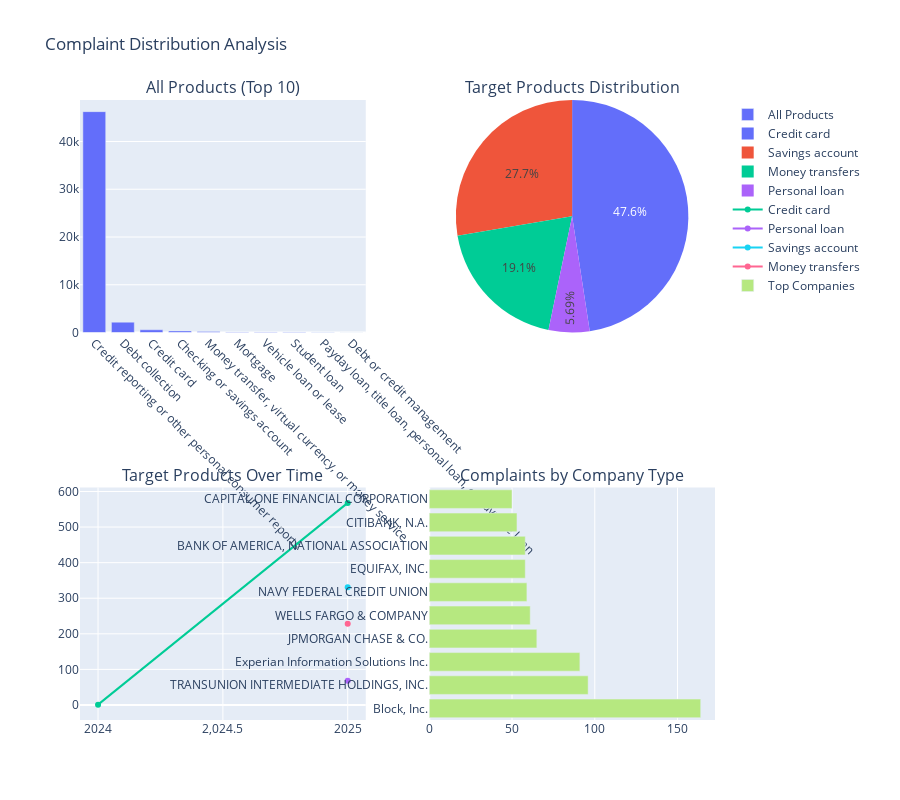

Write notebook code for a chart like this one.
### Code cell
# Visualize product distribution
fig = make_subplots(
    rows=2, cols=2,
    subplot_titles=('All Products (Top 10)', 'Target Products Distribution', 
                   'Target Products Over Time', 'Complaints by Company Type'),
    specs=[[{"type": "bar"}, {"type": "pie"}],
           [{"type": "scatter"}, {"type": "bar"}]]
)

# Top 10 products
top_products = product_counts.head(10)
fig.add_trace(
    go.Bar(x=top_products.index, y=top_products.values, name="All Products"),
    row=1, col=1
)

# Target products pie chart
target_counts = df_filtered['Product_mapped'].value_counts()
fig.add_trace(
    go.Pie(labels=target_counts.index, values=target_counts.values, name="Target Products"),
    row=1, col=2
)

# Time series of complaints for target products
df_filtered['Date received'] = pd.to_datetime(df_filtered['Date received'])
df_filtered['Year'] = df_filtered['Date received'].dt.year
yearly_complaints = df_filtered.groupby(['Year', 'Product_mapped']).size().reset_index(name='Count')

for product in target_products:
    product_data = yearly_complaints[yearly_complaints['Product_mapped'] == product]
    fig.add_trace(
        go.Scatter(x=product_data['Year'], y=product_data['Count'], 
                  name=product, mode='lines+markers'),
        row=2, col=1
    )

# Company distribution (top 10)
company_counts = df_filtered['Company'].value_counts().head(10)
fig.add_trace(
    go.Bar(x=company_counts.values, y=company_counts.index, 
           orientation='h', name="Top Companies"),
    row=2, col=2
)

fig.update_layout(height=800, title_text="Complaint Distribution Analysis")
fig.update_xaxes(tickangle=45, row=1, col=1)
fig.show()

print("=== TARGET PRODUCTS SUMMARY ===")
for product in target_products:
    count = target_counts.get(product, 0)
    percentage = (count / len(df_filtered)) * 100
    print(f"{product}: {count:,} complaints ({percentage:.1f}%)")

### Figure 1 — Plotly figure (JSON) as saved in the notebook; plotly's stock layout.template omitted (floating-point values rounded to 4 significant figures)
{"data": [{"name": "All Products", "type": "bar", "x": ["Credit reporting or other personal consumer reports", "Debt collection", "Credit card", "Checking or savings account", "Money transfer, virtual currency, or money service", "Mortgage", "Vehicle loan or lease", "Student loan", "Payday loan, title loan, personal loan, or advance loan", "Debt or credit management"], "xaxis": "x", "y": [46253, 2171, 569, 331, 228, 122, 109, 107, 68, 24], "yaxis": "y"}, {"domain": {"x": [0.55, 1], "y": [0.625, 1]}, "labels": ["Credit card", "Savings account", "Money transfers", "Personal loan"], "name": "Target Products", "type": "pie", "values": [569, 331, 228, 68]}, {"mode": "lines+markers", "name": "Credit card", "type": "scatter", "x": [2024, 2025], "xaxis": "x2", "y": [1, 568], "yaxis": "y2"}, {"mode": "lines+markers", "name": "Personal loan", "type": "scatter", "x": [2025], "xaxis": "x2", "y": [68], "yaxis": "y2"}, {"mode": "lines+markers", "name": "Buy Now, Pay Later (BNPL)", "type": "scatter", "x": [], "xaxis": "x2", "y": [], "yaxis": "y2"}, {"mode": "lines+markers", "name": "Savings account", "type": "scatter", "x": [2025], "xaxis": "x2", "y": [331], "yaxis": "y2"}, {"mode": "lines+markers", "name": "Money transfers", "type": "scatter", "x": [2025], "xaxis": "x2", "y": [228], "yaxis": "y2"}, {"name": "Top Companies", "orientation": "h", "type": "bar", "x": [164, 96, 91, 65, 61, 59, 58, 58, 53, 50], "xaxis": "x3", "y": ["Block, Inc.", "TRANSUNION INTERMEDIATE HOLDINGS, INC.", "Experian Information Solutions Inc.", "JPMORGAN CHASE & CO.", "WELLS FARGO & COMPANY", "NAVY FEDERAL CREDIT UNION", "EQUIFAX, INC.", "BANK OF AMERICA, NATIONAL ASSOCIATION", "CITIBANK, N.A.", "CAPITAL ONE FINANCIAL CORPORATION"], "yaxis": "y3"}], "layout": {"annotations": [{"font": {"size": 16}, "showarrow": false, "text": "All Products (Top 10)", "x": 0.225, "xanchor": "center", "xref": "paper", "y": 1, "yanchor": "bottom", "yref": "paper"}, {"font": {"size": 16}, "showarrow": false, "text": "Target Products Distribution", "x": 0.775, "xanchor": "center", "xref": "paper", "y": 1, "yanchor": "bottom", "yref": "paper"}, {"font": {"size": 16}, "showarrow": false, "text": "Target Products Over Time", "x": 0.225, "xanchor": "center", "xref": "paper", "y": 0.375, "yanchor": "bottom", "yref": "paper"}, {"font": {"size": 16}, "showarrow": false, "text": "Complaints by Company Type", "x": 0.775, "xanchor": "center", "xref": "paper", "y": 0.375, "yanchor": "bottom", "yref": "paper"}], "height": 800, "title": {"text": "Complaint Distribution Analysis"}, "xaxis": {"anchor": "y", "domain": [0, 0.45], "tickangle": 45}, "xaxis2": {"anchor": "y2", "domain": [0, 0.45]}, "xaxis3": {"anchor": "y3", "domain": [0.55, 1]}, "yaxis": {"anchor": "x", "domain": [0.625, 1]}, "yaxis2": {"anchor": "x2", "domain": [0, 0.375]}, "yaxis3": {"anchor": "x3", "domain": [0, 0.375]}}}
